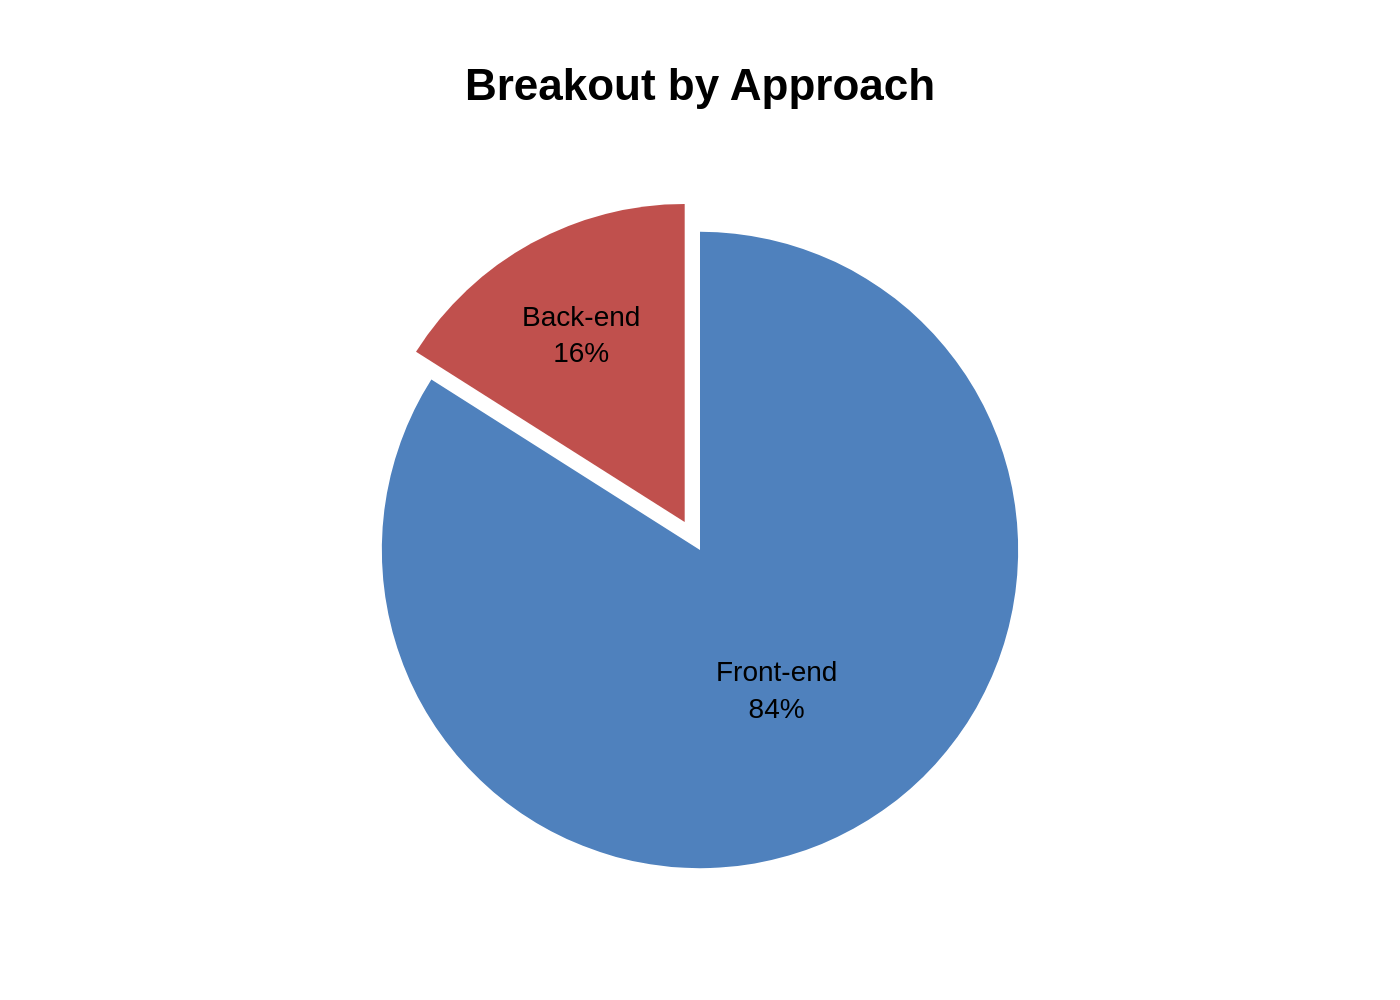

Generate this figure with Python:
import sys
import json
import os
import plotly.graph_objects as go

# Check if the path to the JSON file is provided as a command-line argument
if len(sys.argv) != 2:
    print("Usage: python create_chart.py <path_to_json_file>")
    sys.exit(1)

json_file_path = sys.argv[1]

# Check if the JSON file exists
if not os.path.exists(json_file_path):
    print(f"Error: JSON file not found at {json_file_path}")
    sys.exit(1)

# Read data from the JSON file
with open(json_file_path, 'r', encoding='utf-8') as f:
    chart_info = json.load(f)

# Extract data and texts from the loaded JSON
chart_data = chart_info.get("chart_data", [])
texts = chart_info.get("texts", {})
colors = chart_info.get("colors", [])

# Prepare data for the pie chart
labels = [item['category'] for item in chart_data]
values = [item['value'] for item in chart_data]

# Create the pie chart trace
# The 'pull' parameter is used to "pull out" a slice, replicating the original chart's emphasis.
# We determine which slice to pull based on the smaller value, assuming it's the one to highlight.
pull_values = [0.1 if v == min(values) else 0 for v in values]

fig = go.Figure()

fig.add_trace(go.Pie(
    labels=labels,
    values=values,
    marker_colors=colors,
    pull=pull_values,
    textinfo='none',  # Disable default text
    texttemplate='%{label}<br>%{value}%',
    hovertemplate='%{label}: %{value}%<extra></extra>',
    insidetextfont=dict(color='black', size=14),
    outsidetextfont=dict(color='black', size=14),
    sort=False # Preserve the original data order from the JSON
))

# Update layout
title_text = texts.get('title', '')

fig.update_layout(
    title_text=title_text,
    title_x=0.5,
    title_font=dict(size=22, family='Arial', color='black', weight='bold'),
    font=dict(family="Arial", size=12, color="black"),
    showlegend=False,
    paper_bgcolor='white',
    plot_bgcolor='white',
    margin=dict(l=50, r=50, t=100, b=50),
    width=600,
    height=500
)

# Determine the output filename from the input JSON filename
base_filename = os.path.splitext(os.path.basename(json_file_path))[0]
output_image_path = f"{base_filename}.png"

# Save the figure as a high-resolution PNG image
try:
    fig.write_image(output_image_path, scale=2)
    print(f"Chart saved to {output_image_path}")
except ValueError as e:
    if "requires the kaleido" in str(e) or "requires the orca" in str(e):
        print("\nError: Plotly image export requires the 'kaleido' package.")
        print("Please install it using: pip install kaleido")
        sys.exit(1)
    else:
        raise e
